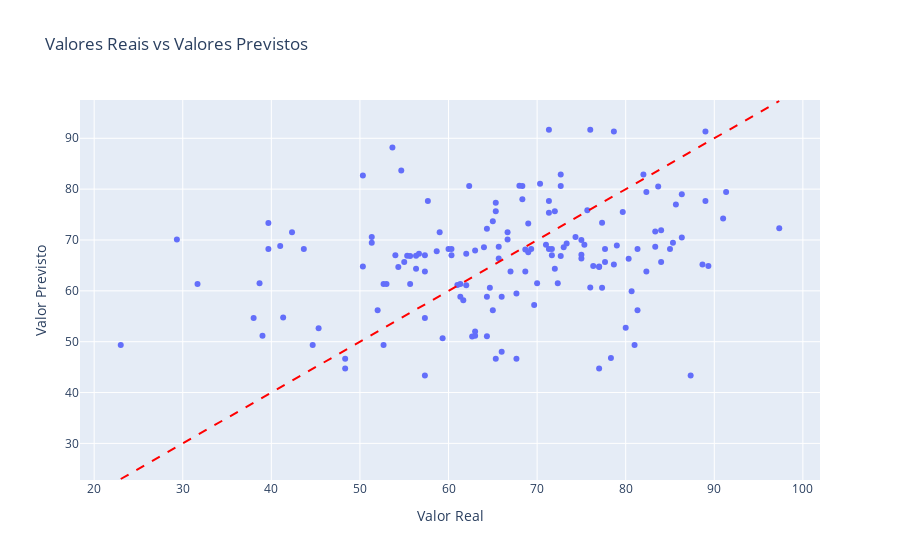

Notebook code cell kept with this figure:
### Code cell
import plotly.express as px
import pandas as pd

df = pd.DataFrame({
    'Real': y_test,
    'Previsto': predictions
})

fig = px.scatter(df, x='Real', y='Previsto',
                 labels={'Real': 'Valor Real', 'Previsto': 'Valor Previsto'},
                 title='Valores Reais vs Valores Previstos')
fig.add_shape(
    dict(
        type='line',
        x0=df['Real'].min(),
        y0=df['Real'].min(),
        x1=df['Real'].max(),
        y1=df['Real'].max(),
        line=dict(color='Red', dash='dash')
    )
)

fig.show()

### Figure 1 — Plotly figure (JSON) as saved in the notebook; plotly's stock layout.template omitted (floating-point values rounded to 4 significant figures; data arrays with more than 128 entries replaced by an {"elided": "..."} marker saying what was removed)
{"data": [{"hovertemplate": "Valor Real=%{x}<br>Valor Previsto=%{y}<extra></extra>", "legendgroup": "", "marker": {"color": "#636efa", "symbol": "circle"}, "mode": "markers", "name": "", "orientation": "v", "showlegend": false, "type": "scatter", "x": {"elided": "150 float values"}, "xaxis": "x", "y": {"elided": "150 float values"}, "yaxis": "y"}], "layout": {"legend": {"tracegroupgap": 0}, "shapes": [{"line": {"color": "Red", "dash": "dash"}, "type": "line", "x0": 23, "x1": 97.33, "y0": 23, "y1": 97.33}], "title": {"text": "Valores Reais vs Valores Previstos"}, "xaxis": {"anchor": "y", "domain": [0, 1], "title": {"text": "Valor Real"}}, "yaxis": {"anchor": "x", "domain": [0, 1], "title": {"text": "Valor Previsto"}}}}
